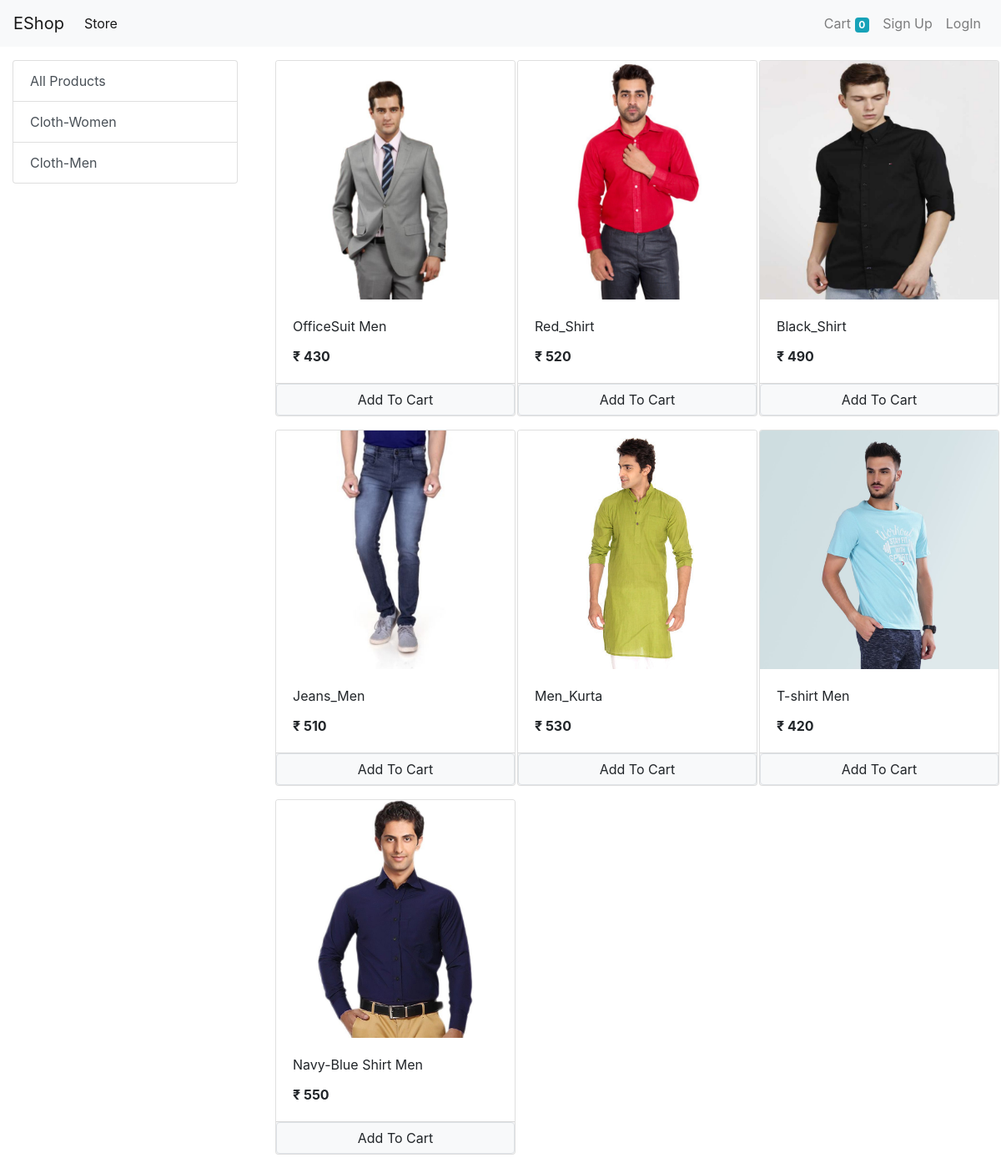
The app's page /?category=2 with its own data.
### store/models/category.py (models this page shows, shortened)
class Category(models.Model):
    name = models.CharField(max_length=20)
    @staticmethod
    def get_all_categories():
        return Category.objects.all()

### store/models/product.py (models this page shows, shortened)
class Product(models.Model):
    name=models.CharField(max_length=50)
    price=models.IntegerField(default=0)
    category=models.ForeignKey(Category, on_delete=models.CASCADE, default=1)
    desc=models.CharField(max_length=200,default='', null=True,blank=True)
    image=models.ImageField(upload_to='uploads/products/')
    @staticmethod
    def get_all_products_by_categoryid(category_id):
        if category_id:
            return Product.objects.filter(category = category_id)
        else:
            return Product.get_all_products()

### store/views/home.py (the view, shortened to what this page needs)
# urls.py: path('',Index.as_view(), name='homepage'),
class Index(View):
    def get(self,request):
        cart = request.session.get('cart')
        if not cart:
            request.session['cart'] = {}
        product = None
        categoryID = request.GET.get('category')
        if categoryID:
            products = Product.get_all_products_by_categoryid(categoryID)
        else:
            products = Product.get_all_products()
        categories = Category.get_all_categories()
        data = {}
        data['products'] = products
        data['categories'] = categories
        print("you are:", request.session.get('email'))
        return render(request, 'index.html', data)

### store/templatetags/cart.py (called while the page is built)
@register.filter(name='is_in_cart')
def is_in_cart(product,cart):
    keys=cart.keys()
    for id in keys:
        if int(id) == product.id:
            return True
    return False

### store/templatetags/custom_filter.py (called while the page is built)
@register.filter(name='currency')
def currency(number):
    return "₹ " + str(number)

### store/templates/index.html (shortened to what this page needs)
{% extends 'base.html' %}
{% block content %}
{% load cart %}
{% load custom_filter %}
<div class="container-fluid mt-3">
  <div class="row">
    <div class="col-lg-3 mx-auto">
      <div class="list-group">
        <a href="/" class="list-group-item list-group-item-action">All Products</a>
        {% for category in categories %}
        <a href="/?category={{category.id}}" class="list-group-item list-group-item-action">
          {{category.name}}</a>
        {% endfor %}
      </div>
    </div>
    <div id="products" class="col-lg-9 mx-auto">
      <div class="row mx-auto">
        {% for product in products %}
        <div class="col-md-4">
          <div class="card mx-auto mb-3" id="{{product.id}}" style="width: 18rem;">
            <img class="card-img-top" src="{{product.image.url}}" alt="Card image cap">
            <div class="card-body">
              <p class="card-title">{{product.name}}</p>
              <p class="card-text"><b> {{product.price|currency}}</b></p>
            </div>
            <div class="card-footer p-0 no-gutters">
              {% if product|is_in_cart:request.session.cart %}
              <div class="row no-gutters">
                <form action="/#{{product.id}}" class="col-2" method="post">
                  {% csrf_token %}
                  <input hidden type="text" name="product" value="{{product.id}}">
                  <input hidden type="text" name="remove" value="True">
                  <input type="submit" value=" - " class="btn-block btn-secondary">
                </form>
                <div class="text-center col">{{product|cart_quantity:request.session.cart}} in cart</div>
                <form action="/#{{product.id}}" class="col-2" method="post">
                  {% csrf_token %}
                  <input hidden type="text" name="product" value="{{product.id}}">
                  <input type="submit" value=" + " class="btn-block btn-secondary rounded">
                </form>
              </div>
              {% else %}
              <form action="/#{{product.id}}" method="POST" class="btn-block">
                <input type="submit" class="float-right btn btn-light border form-control" value="Add To Cart">
              </form>
              {% endif %}
            </div>
          </div>
        </div>
        {% endfor %}
      </div>
    </div>
  </div>
</div>
{% endblock %}

### records on screen
Category: name "Cloth-Women"
Category: name "Cloth-Men"
Product: image (picture), name "OfficeSuit Men", price "₹ 430"
Product: image (picture), name "Red_Shirt", price "₹ 520"
Product: image (picture), name "Black_Shirt", price "₹ 490"
Product: image (picture), name "Jeans_Men", price "₹ 510"
Product: image (picture), name "Men_Kurta", price "₹ 530"
Product: image (picture), name "T-shirt Men", price "₹ 420"
Product: image (picture), name "Navy-Blue Shirt Men", price "₹ 550"

### other values on screen
{{ request.session.cart.keys|length }} "0"
